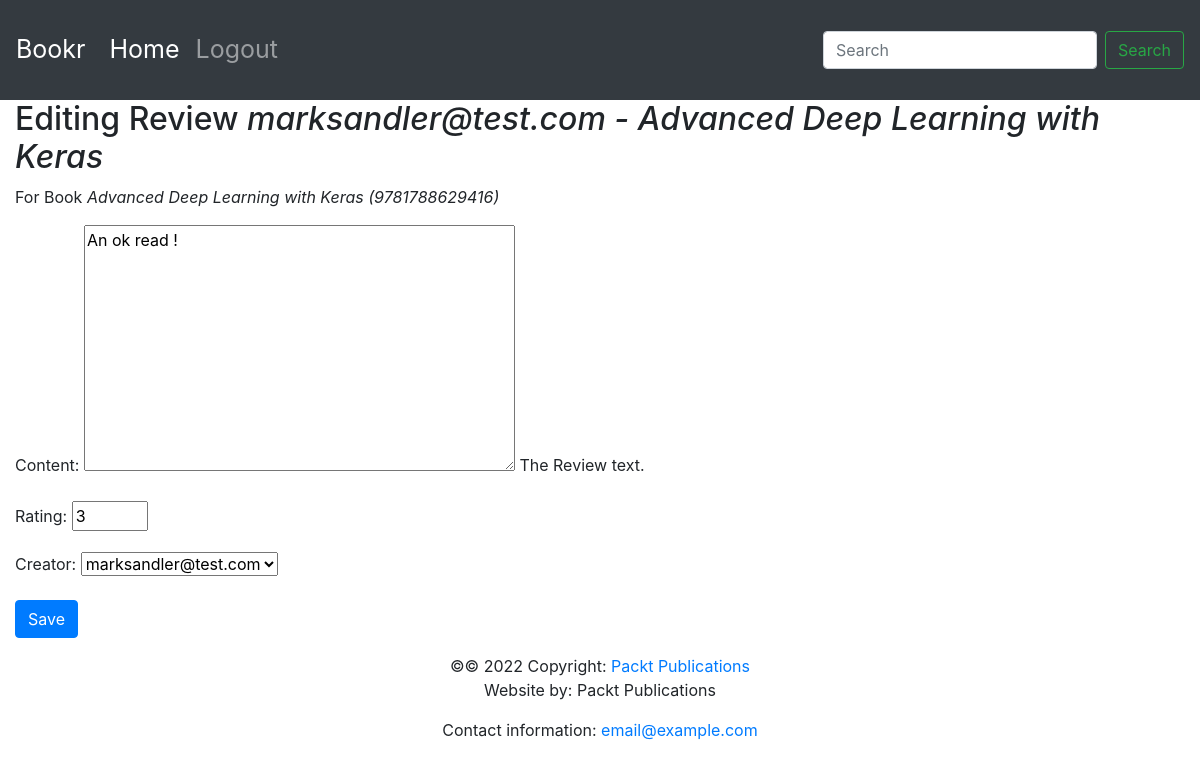
Page /books/1/reviews/2/ on the committed database.
### reviews/models.py (models this page shows)
class Review(models.Model):
    content = models.TextField(help_text="The Review text.")
    rating = models.IntegerField(help_text="The rating the reviewer has given.")
    date_created = models.DateTimeField(
        auto_now_add=True,
        help_text="The date and time the review was created.")
    date_edited = models.DateTimeField(
        null=True,
        help_text="The date and time the review was last edited.")
    creator = models.ForeignKey(
        auth.get_user_model(),
        on_delete=models.CASCADE)
    book = models.ForeignKey(
        Book,
        on_delete=models.CASCADE,
        help_text="The Book that this review is for.")
    def __str__(self):
        return "{} - {}".format(self.creator, self.book.title)

class Book(models.Model):
    title = models.CharField(
        max_length=70,
        help_text="The title of the book.")
    publication_date = models.DateField(
        verbose_name="Date the book was published.")
    isbn = models.CharField(
        max_length=20,
        verbose_name="ISBN number of the book.")
    publisher = models.ForeignKey(
        Publisher,
        on_delete=models.CASCADE)
    contributors = models.ManyToManyField(
        'Contributor',
        through="BookContributor")
    def __str__(self):
        return "{} ({})".format(self.title, self.isbn)

### reviews/views.py (the view)
def review_edit(request, book_pk, review_pk=None):
    book = get_object_or_404(Book, pk=book_pk)
    if review_pk is not None:
        review = get_object_or_404(Review, book_id=book_pk, pk=review_pk)
    else:
        review = None
    if request.method == "POST":
        form = ReviewForm(request.POST, instance=review)
        if form.is_valid():
            updated_review = form.save(False)
            updated_review.book = book
            if review is None:
                messages.success(request, 'Review for "{}" created.'.format(book))
            else:
                updated_review.date_edited = timezone.now()
                messages.success(request, 'Review for "{}" updated.'.format(book))
            updated_review.save()
            return redirect("book_detail", book.pk)
    else:
        form = ReviewForm(instance=review)
    return render(
        request,
        "reviews/instance-form.html",
        {
            "form": form,
            "instance": review,
            "model_type": "Review",
            "related_instance": book,
            "related_model_type": "Book",
        },
    )

### reviews/forms.py
class ReviewForm(forms.ModelForm):
    class Meta:
        model = Review
        exclude = ["date_edited", "book"]
    rating = forms.IntegerField(min_value=0, max_value=5)

### reviews/templates/reviews/instance-form.html (shortened to what this page needs)
{% extends 'base.html' %}
{% block content %}
<h2>
    {% if instance %}
    Editing {{ model_type }} <em>{{ instance }}</em>
    {% else %}
    New {{ model_type }}
    {% endif %}
</h2>
{% if related_instance and related_model_type %}
<p>For {{ related_model_type }} <em>{{ related_instance }}</em></p>
{% endif %}
<form method="post">
    {{ form.as_p }}
    <button type="submit" class="btn btn-primary">
        {% if instance %}Save{% else %}Create{% endif %}
    </button>
</form>
{% endblock %}

### rows in the picture
Review: creator+book "marksandler@test.com - Advanced Deep Learning with Keras", content "An ok read !", rating "3", creator "marksandler@test.com"
Book: title+isbn "Advanced Deep Learning with Keras (9781788629416)"

### other values in the picture
{{ model_type }} "Review"
{{ related_model_type }} "Book"
